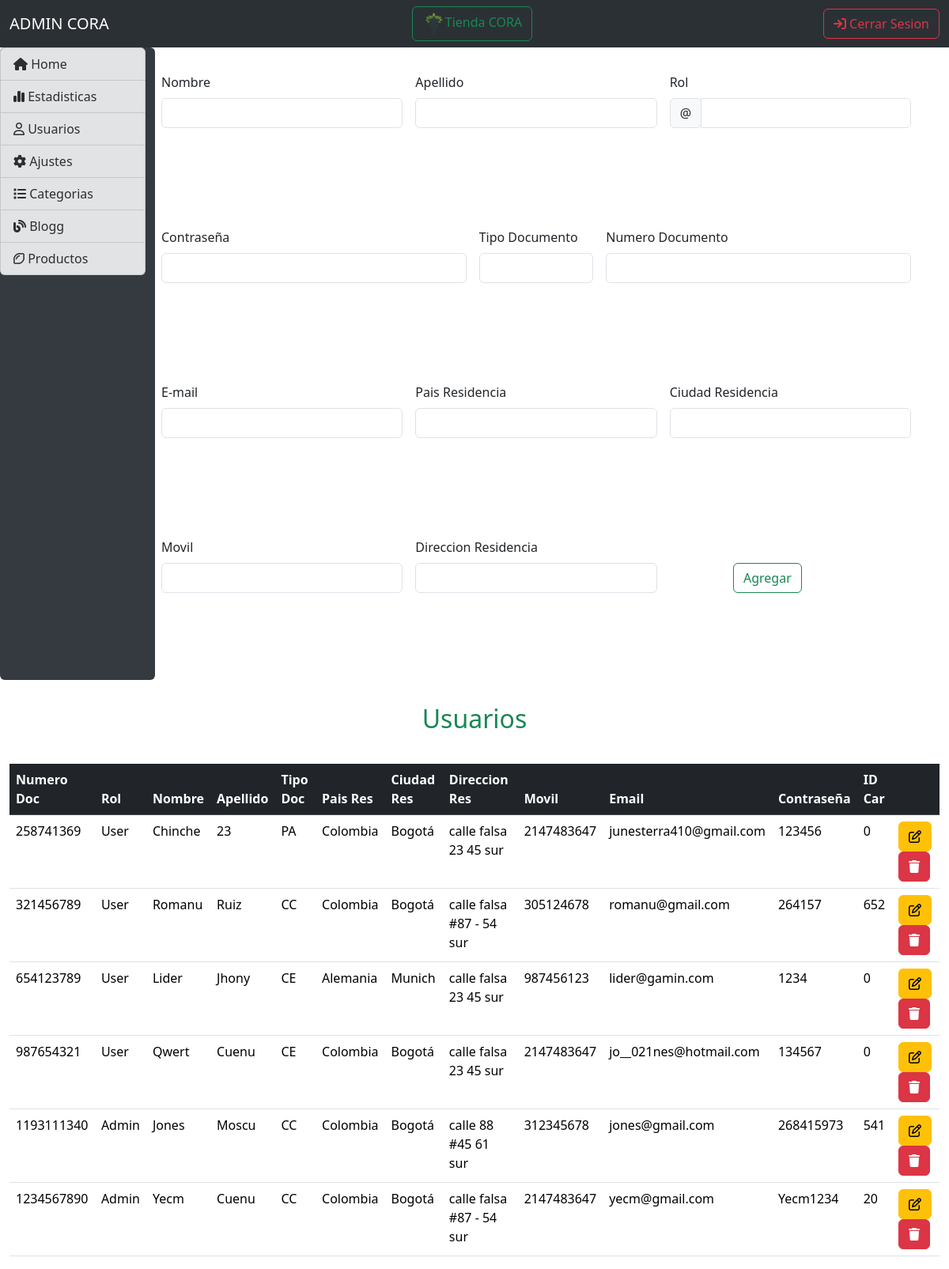
Page /Admin/users.php (signed in) on the committed database.
### tables this page shows
CREATE TABLE `usuarios` (
  `num_doc` int(11) NOT NULL,
  `rol` varchar(45) DEFAULT NULL,
  `nombre` varchar(45) DEFAULT NULL,
  `apellido` varchar(45) DEFAULT NULL,
  `tipo_doc` varchar(45) DEFAULT NULL,
  `pais_residencia` varchar(45) DEFAULT NULL,
  `ciudad_residencia` varchar(45) DEFAULT NULL,
  `dir_residencia` varchar(45) DEFAULT NULL,
  `celular` int(11) DEFAULT NULL,
  `email` varchar(45) DEFAULT NULL,
  `contraseña` varchar(45) DEFAULT NULL,
  `ID_carrito_de_compras` int(11) NOT NULL
);

### Admin/users.php (the view, shortened to what this page needs)
<!DOCTYPE html>
<html lang="en">
<head>
    <link href="https://cdn.jsdelivr.net/npm/bootstrap@5.3.3/dist/css/bootstrap.min.css" rel="stylesheet">
</head>
<body>
<nav class="navbar bg-body-tertiary" data-bs-theme="dark">
  <div class="container-fluid">
    <span class="navbar-brand mb-0 h1">ADMIN CORA</span>
    <a href="../landing.php"><button class="btn btn-outline-success"><img src="../imagenes/CORA.png" height="30px" alt="">Tienda CORA</button></a>
    <a href="../conexiones/cerrarAdmin.php"><button class="btn btn-outline-danger"><i class="fa-solid fa-arrow-right-to-bracket"></i> Cerrar Sesion</button></a>
  </div>
</nav>
<div class="container-fluid row">
<div class="list-group col-2" style=" background-color: #343a40;height: 100vh;">
  <a href="home.php" class="list-group-item list-group-item-action list-group-item-secondary"><i class="fa-solid fa-house"></i> Home</a></li></a>
  <a href="estadisticas.php" class="list-group-item list-group-item-action list-group-item-secondary"><i class="fa-solid fa-chart-simple"></i></i> Estadisticas</a></li></a>
  <a href="users.php" class="list-group-item list-group-item-action list-group-item-secondary"><i class="fa-regular fa-user"></i> Usuarios</a></li></a>
  <a href="#" class="list-group-item list-group-item-action list-group-item-secondary"><i class="fa-solid fa-gear"></i> Ajustes</li></a>
  <a href="#" class="list-group-item list-group-item-action list-group-item-secondary"><i class="fa-solid fa-list"></i> Categorias</li></a>
  <a href="blogg.php" class="list-group-item list-group-item-action list-group-item-secondary"><i class="fa-solid fa-blog"></i></i> Blogg</li></li></a>
  <a href="#" class="list-group-item list-group-item-action list-group-item-secondary"><i class="fa-regular fa-lemon"></i> Productos</li></li></a>
</div>
<form class="row g-3 needs-validation; col-10" method="POST">
  <div class="col-md-4">
    <label for="validationCustom01" class="form-label">Nombre</label>
    <input type="text" class="form-control" name="nombre_A">
  </div>
  <div class="col-md-4">
    <label for="validationCustom02" class="form-label">Apellido</label>
    <input type="text" class="form-control" name="apellido_A">
  </div>
  <div class="col-md-4">
    <label for="validationCustomUsername" class="form-label">Rol</label>
    <div class="input-group has-validation">
      <span class="input-group-text" id="inputGroupPrepend">@</span>
      <input type="text" class="form-control" name="rol_A">
    </div>
  </div>
  <div class="col-md-5">
    <label for="validationCustom03" class="form-label">Contraseña</label>
    <input type="password" class="form-control" name="contraseña_A">
  </div>
  <div class="col-md-2">
    <label for="validationCustom04" class="form-label">Tipo Documento</label>
    <input type="text" class="form-control" name="tip_doc_A">
  </div>
  <div class="col-md-5">
    <label for="validationCustom05" class="form-label">Numero Documento</label>
    <input type="number" class="form-control" name="Numero_doc_A">
  </div>
  <div class="col-md-4">
    <label for="validationCustom05" class="form-label">E-mail</label>
    <input type="email" class="form-control" name="email_A">
  </div>
  <div class="col-md-4">
    <label for="validationCustom05" class="form-label">Pais Residencia</label>
    <input type="text" class="form-control" name="pais_re_A">
  </div>
  <div class="col-md-4">
    <label for="validationCustom05" class="form-label">Ciudad Residencia</label>
    <input type="text" class="form-control" name="ciudad_re_A">
  </div>
  <div class="col-md-4">
    <label for="validationCustom05" class="form-label">Movil</label>
    <input type="number" class="form-control" name="movil_A">
  </div>
  <div class="col-md-4">
    <label for="validationCustom05" class="form-label">Direccion Residencia</label>
    <input type="text" class="form-control" name="direcc_re_A">
  </div>
  <div class="col-md-2 offset-md-1 " style="padding-top:32px;">
    <button class="btn btn-outline-success" name="btn_agregar" value="ok" type="submit">Agregar</button>
  </div>
    </div>
    <h2 class="text-center text-success" style="padding: 30px;">Usuarios</h2>
    <div class="container-fluid">
  <table class="table">
  <thead class="table-dark">
    <tr>
      <th scope="col">Numero Doc</th>
      <th scope="col">Rol</th>
      <th scope="col">Nombre</th>
      <th scope="col">Apellido</th>
      <th scope="col">Tipo Doc</th>
      <th scope="col">Pais Res</th>
      <th scope="col">Ciudad Res</th>
      <th scope="col">Direccion Res</th>
      <th scope="col">Movil</th>
      <th scope="col">Email</th>
      <th scope="col">Contraseña</th>
      <th scope="col">ID Car</th>
      <th scope="col"></th>
    </tr>
  </thead>
  <tbody>
    <?php
       include "../conexiones/conexion.php";
        $sql=$conexion->query("select * from usuarios");
        while ($datos=$sql->fetch_object()){?>
          <tr>
        <td><?=$datos->num_doc ?></td>
          <td><?=$datos->rol ?></td>
          <td><?=$datos->nombre ?></td>
          <td><?= $datos->apellido?></td>
          <td><?=$datos->tipo_doc ?></td>
          <td><?=$datos->pais_residencia?></td>
          <td><?=$datos->ciudad_residencia?></td>
          <td><?=$datos->dir_residencia?></td>
          <td><?=$datos->celular?></td>
          <td><?=$datos->email?></td>
          <td><?=$datos->contraseña?></td>
          <td><?=$datos->ID_carrito_de_compras?></td>
          <td>
          <a href="modificar_user.php?num_doc=<?=$datos->num_doc?>" class="btn btn-small btn-warning"><i class="fa-regular fa-pen-to-square"></i></a>
          <a onclick="return eliminar()" href="users.php?num_doc=<?=$datos->num_doc?>" class="btn btn-small btn-danger"><i class="fa-solid fa-trash"></i></a>
        </td>
        </tr>
          <?php
        }
      ?>
  </tbody>
</table>
</div>
</body>
</html>

### rows in the picture
usuarios: num_doc "258741369", rol "User", nombre "Chinche", apellido "23", tipo_doc "PA", pais_residencia "Colombia", ciudad_residencia "Bogotá", dir_residencia "calle falsa 23 45 sur", celular "2147483647", email "junesterra410@gmail.com", contraseña "123456", ID_carrito_de_compras "0"
usuarios: num_doc "321456789", rol "User", nombre "Romanu", apellido "Ruiz", tipo_doc "CC", pais_residencia "Colombia", ciudad_residencia "Bogotá", dir_residencia "calle falsa #87 - 54 sur", celular "305124678", email "romanu@gmail.com", contraseña "264157", ID_carrito_de_compras "652"
usuarios: num_doc "654123789", rol "User", nombre "Lider", apellido "Jhony", tipo_doc "CE", pais_residencia "Alemania", ciudad_residencia "Munich", dir_residencia "calle falsa 23 45 sur", celular "987456123", email "lider@gamin.com", contraseña "1234", ID_carrito_de_compras "0"
usuarios: num_doc "987654321", rol "User", nombre "Qwert", apellido "Cuenu", tipo_doc "CE", pais_residencia "Colombia", ciudad_residencia "Bogotá", dir_residencia "calle falsa 23 45 sur", celular "2147483647", email "jo__021nes@hotmail.com", contraseña "134567", ID_carrito_de_compras "0"
usuarios: num_doc "1193111340", rol "Admin", nombre "Jones", apellido "Moscu", tipo_doc "CC", pais_residencia "Colombia", ciudad_residencia "Bogotá", dir_residencia "calle 88 #45 61 sur", celular "312345678", email "jones@gmail.com", contraseña "268415973", ID_carrito_de_compras "541"
usuarios: num_doc "1234567890", rol "Admin", nombre "Yecm", apellido "Cuenu", tipo_doc "CC", pais_residencia "Colombia", ciudad_residencia "Bogotá", dir_residencia "calle falsa #87 - 54 sur", celular "2147483647", email "yecm@gmail.com", contraseña "Yecm1234", ID_carrito_de_compras "20"
